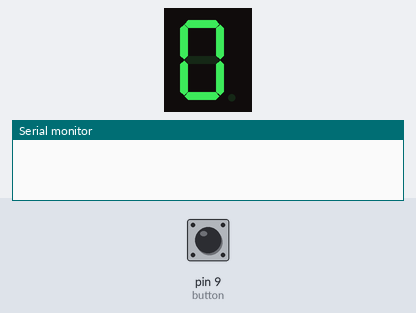
A sketch run on a simulated Arduino Uno, built with avr-gcc and run on an emulated ATmega328P. On the bench: 1-digit seven-segment display, the last lines printed to the serial monitor. Wiring (inferred from the names in the program): 1-digit 7-segment display, segments lit when LOW: segments pin 2, pin 3, pin 4, pin 5, pin 6, pin 7, pin 8. Inputs (shaded band) come from the test bench; at power-on: pin 9 (button) LOW. The segment pins are drawn as the display they are named for.

Above: at 1.2 s.
1.3 s: pin 9 (button) pulled HIGH for 1 s
At 3.0 s:
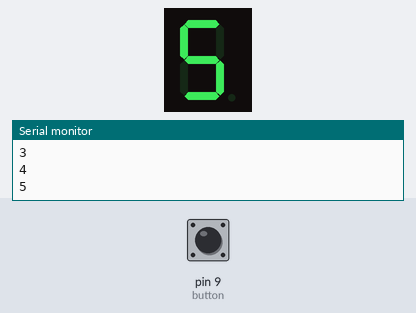
3.8 s: pin 9 (button) pulled HIGH for 0.15 s
At 4.3 s:
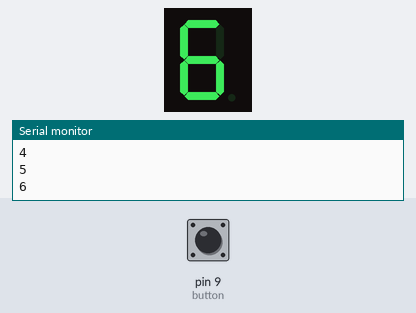
5.4 s: pin 9 (button) pulled HIGH for 0.15 s
At 6.7 s:
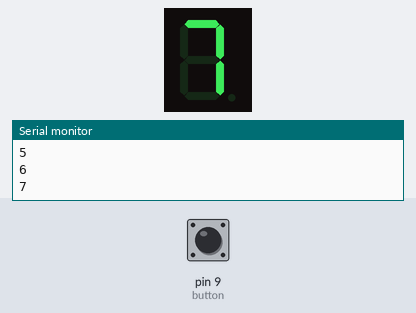
7.0 s: pin 9 (button) pulled HIGH for 1 s
At 8.3 s:
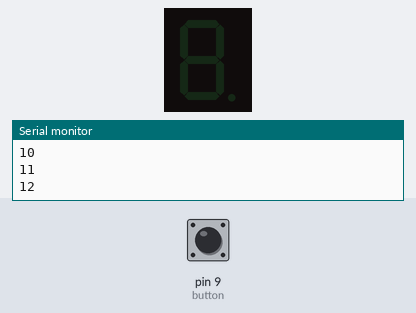
Timing chart, 0 to 10.0 s (numbered marks = the images above; inputs shaded):
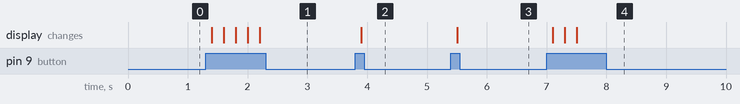

The sketch:

voting_system.ino
```cpp
int a=2;
int b=3;
int c=4;
int d=5;
int e=6;
int f=7;
int g=8;
int i;
int button=9;
int count;
int vote;
void setup()
{
  Serial.begin(9600);
  for(i=2;i<9;i++)
  {
    pinMode(i,OUTPUT);
  }
  pinMode(button,INPUT);
}

void loop()
{
  int in;
  vote=digitalRead(button);
  if(vote==1)
  {
    count+=1;
    Serial.println(count);
    delay(100);
  }
  in=count;
  if(in==0)
    zero();
  else if(in==1)
    one();
  else if(in==2)
    two();
  else if(in==3)
    three();
  else if(in==4)
    four();
  else if(in==5)
    five();
  else if(in==6)
    six();
  else if(in==7)
    seven();
  else if(in==8)
    eight();
  else if(in==9)
    nine();
  else
    defaut();


}
void zero()
{
  digitalWrite(a,0);
  digitalWrite(b,0);
  digitalWrite(c,0);
  digitalWrite(d,0);
  digitalWrite(e,0);
  digitalWrite(f,0);
  digitalWrite(g,1);
  delay(100);
}
void one()
{
  digitalWrite(a,1);
  digitalWrite(b,0);
  digitalWrite(c,0);
  digitalWrite(d,1);
  digitalWrite(e,1);
  digitalWrite(f,1);
  digitalWrite(g,1);
  delay(100);
}
void two()
{
  digitalWrite(a,0);
  digitalWrite(b,0);
  digitalWrite(c,1);
  digitalWrite(d,0);
  digitalWrite(e,0);
  digitalWrite(f,1);
  digitalWrite(g,0);
  delay(100);
}
void three()
{
  digitalWrite(a,0);
  digitalWrite(b,0);
  digitalWrite(c,0);
  digitalWrite(d,0);
  digitalWrite(e,1);
  digitalWrite(f,1);
  digitalWrite(g,0);
  delay(100);
}
void four()
{
  digitalWrite(a,1);
  digitalWrite(b,0);
  digitalWrite(c,0);
  digitalWrite(d,1);
  digitalWrite(e,1);
  digitalWrite(f,0);
  digitalWrite(g,0);
  delay(100);
}
void five()
{
  digitalWrite(a,0);
  digitalWrite(b,1);
  digitalWrite(c,0);
  digitalWrite(d,0);
  digitalWrite(e,1);
  digitalWrite(f,0);
  digitalWrite(g,0);
  delay(100);
}
void six()
{
  digitalWrite(a,0);
  digitalWrite(b,1);
  digitalWrite(c,0);
  digitalWrite(d,0);
  digitalWrite(e,0);
  digitalWrite(f,0);
  digitalWrite(g,0);
  delay(100);
}
void seven()
{
  digitalWrite(a,0);
  digitalWrite(b,0);
  digitalWrite(c,0);
  digitalWrite(d,1);
  digitalWrite(e,1);
  digitalWrite(f,1);
  digitalWrite(g,1);
  delay(100);
}
void eight()
{
  digitalWrite(a,0);
  digitalWrite(b,0);
  digitalWrite(c,0);
  digitalWrite(d,0);
  digitalWrite(e,0);
  digitalWrite(f,0);
  digitalWrite(g,0);
  delay(100);
}
void nine()
{
  digitalWrite(a,0);
  digitalWrite(b,0);
  digitalWrite(c,0);
  digitalWrite(d,0);
  digitalWrite(e,1);
  digitalWrite(f,0);
  digitalWrite(g,0);
  delay(100);
}
void defaut()
{
  digitalWrite(a,1);
  digitalWrite(b,1);
  digitalWrite(c,1);
  digitalWrite(d,1);
  digitalWrite(e,1);
  digitalWrite(f,1);
  digitalWrite(g,1);
  delay(100);
}
```

Measured:
- after the input at 1.3 s, the display: first changes after 0.10 s (image 1 shows a later state)
- after the input at 3.8 s, the display: changes after 0.10 s (image 2)
- after the input at 5.4 s, the display: changes after 0.10 s (image 3)
- after the input at 7.0 s, the display: first changes after 0.10 s (image 4 shows a later state)
